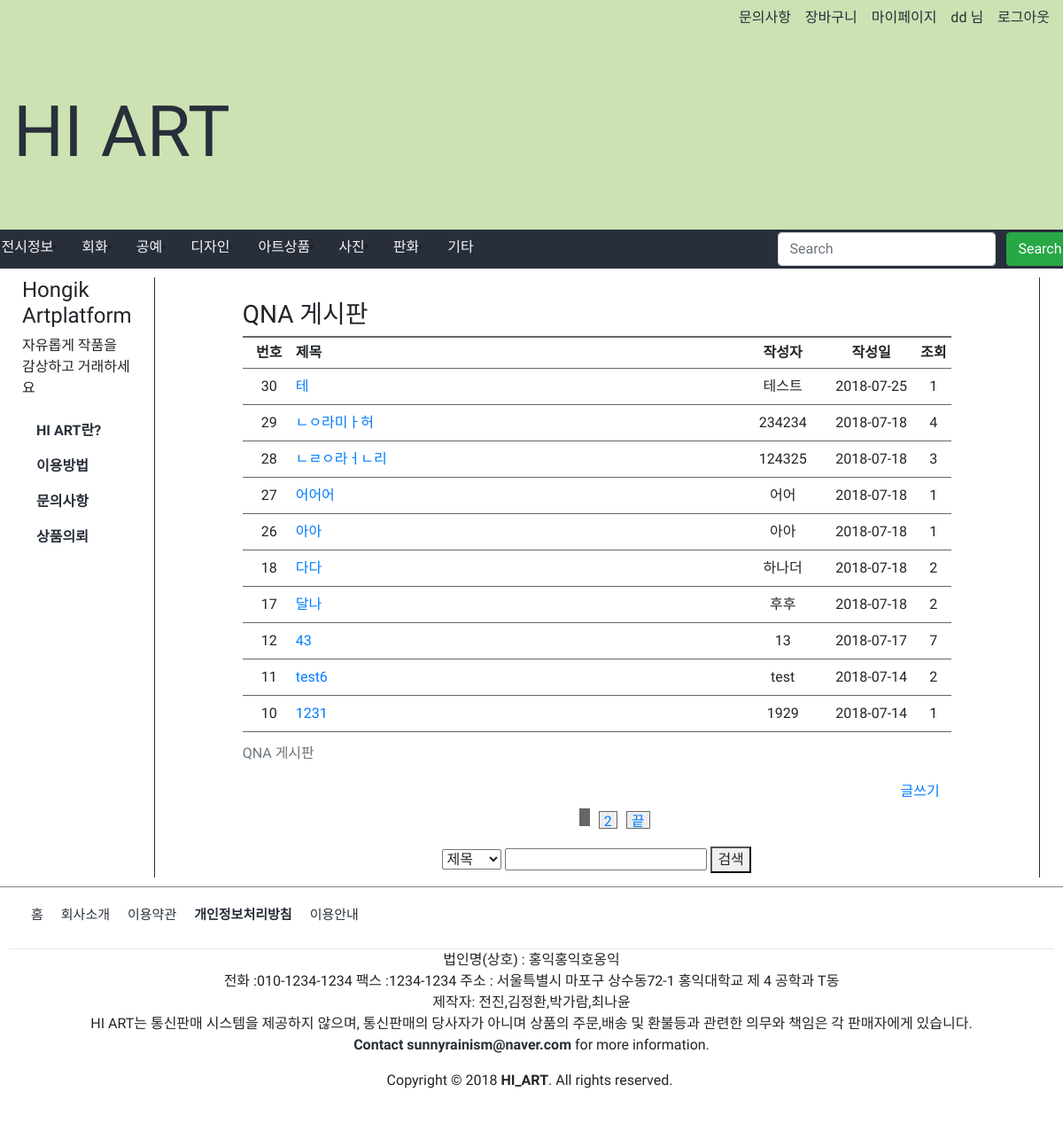
The app's page /view/manage/qna/index.php (signed in) with its own data.
### tables this page shows
CREATE TABLE `qna` (
  `id` int(11) NOT NULL,
  `title` varchar(100) NOT NULL,
  `description` text NOT NULL,
  `author` varchar(30) NOT NULL,
  `created` datetime NOT NULL,
  `hit` int(11) DEFAULT '0',
  `password` varchar(100) NOT NULL DEFAULT '0'
);

### view/manage/qna/index.php (the view, shortened to what this page needs)
<?php
	require_once("./qnadb.php");
 $subString = '';
 $searchColumn = '';
if(isset($_GET['page'])) {
  $page = $_GET['page'];
} else {
  $page = 1;
}
	if(isset($searchColumn) && isset($searchText)) {
		$searchSql = ' where ' . $searchColumn . ' like "%' . $searchText . '%"';
	} else {
		$searchSql = '';
	}
$sql = 'select count(*) as cnt from qna' . $searchSql;
$result = $db->query($sql);
$row = $result->fetch_assoc();
$allPost = $row['cnt'];
if(empty($allPost)) {
		$emptyData = '<tr><td class="textCenter" colspan="5">글이 존재하지 않습니다.</td></tr>';
	} else {
$onePage = 10;
$allPage = ceil($allPost / $onePage);
?>
<?php
$oneSection = 10;
$currentSection = ceil($page / $oneSection);
$allSection = ceil($allPage / $oneSection);
$firstPage = ($currentSection * $oneSection) - ($oneSection - 1);
if($currentSection == $allSection) {
  $lastPage = $allPage;
} else {
  $lastPage = $currentSection * $oneSection;
}
$paging = '<ul>';
for($i = $firstPage; $i <= $lastPage; $i++) {
  if($i == $page) {
    $paging .= '<li class="page current"></li>';
  } else {
$paging .= '<li class="page"><a href="./qna.php?page=' . $i . $subString . '">' . $i . '</a></li>';
  }
}
if($page != $allPage) {
	$paging .= '<li class="page page_end"><a href="./qna.php?page=' . $allPage . $subString . '">끝</a></li>';
}
$paging .= '</ul>';
$currentLimit = ($onePage * $page) - $onePage;
$sqlLimit = ' limit ' . $currentLimit . ', ' . $onePage;
$sql = 'select * from qna ' . $searchSql . ' order by id desc ' . $sqlLimit;
$result = $db->query($sql);
}
?>
<!DOCTYPE html>
<html>
<head>
    <?php
    require('../../../include/head.php');
   ?>
   </head>
<body style="height:1500px">
  <?php
    require('../../../include/header.php');
  ?>
  <navbar >
    <?php
      require('../../../include/navbar.php');
    ?>
  </navbar>
  <div class="container">
    <section class="content" >
      <div  id="banner-left">
      <?php require('../../../include/main_banner_left.php'); ?>
      </div>
       <main>
				 <centerbox>
         	<link rel="stylesheet" href="./normalize.css" />
         	<link rel="stylesheet" href="./board.css" />
         <body>
         	<article class="boardArticle">
         		<h3>QNA 게시판</h3>
         		<table>
         			<caption class="readHide">QNA 게시판</caption>
         			<thead>
         				<tr>
         					<th scope="col" class="no">번호</th>
         					<th scope="col" class="title">제목</th>
         					<th scope="col" class="author">작성자</th>
         					<th scope="col" class="date">작성일</th>
         				  <th scope="col" class="hit">조회</th>
         				</tr>
         			</thead>
         			<tbody>
                 <?php
                 if(isset($emptyData)) {
                 							echo $emptyData;
                 						} else {
                 							while($row = $result->fetch_assoc())
                 							{
                 								$datetime = explode(' ', $row['created']);
                 								$date = $datetime[0];
                 								$time = $datetime[1];
                 								if($date == Date('Y-m-d'))
                 									$row['created'] = $time;
                 								else
                 									$row['created'] = $date;
                 						?>
         				<tr>
         					<td class="no"><?php echo $row['id']?></td>
         					<td class="title"><a href="./qnaview.php?bno=<?php echo $row['id']?>"><?php echo $row['title']?></a></td>
         					<td class="author"><?php echo $row['author']?></td>
         					<td class="date"><?php echo $row['created']?></td>
         					<td class="hit"><?php echo $row['hit']?>
         				</tr>
         					<?php
         						}
                   }
         					?>
         			</tbody>
         		</table>
             <div class="btnSet">
             				<a href="./qnawrite.php" class="btnWrite btn">글쓰기</a>
             			</div>
             			<div class="paging">
             				<?php echo $paging ?>
             			</div>
                   <div class="searchBox">
           				<form action="./index.php" method="get">
                     <?php $searchColumn = ''; ?>
           					<select name="searchColumn">
           						<option <?php echo $searchColumn=='b_title'?'selected="selected"':null?> value="b_title">제목</option>
           					</select>
           					<input type="text" name="searchText" value="<?php echo isset($searchText)?$searchText:null?>">
           					<button type="submit">검색</button>
           				</form>
           			</div>
         	</article>
         </body>
			 </centerbox>
       </main>
    </section>
  </div>
  <div >
      <?php require('../../../include/bottom.php'); ?>
  </div>
</body>
</html>

### include/head.php (shortened to what this page needs)
<link rel="stylesheet" href="https://maxcdn.bootstrapcdn.com/bootstrap/4.1.0/css/bootstrap.min.css">
<link rel="stylesheet" href="/HI_ART/css/style.css">

### include/header.php
<div class="top">
    <div class="container">
      <div class="container-row">
        <?php if(!isset($_SESSION['member_username']) || !isset($_SESSION['member_name'])) { ?>
          <div ><a class="nav-link" href="/HI_ART/view/manage/qna/index.php"style="color:#282f3a;padding-right:0px; ">문의사항</a></div>
          <div ><a class="nav-link" href="/HI_ART/view/manage/denial_access.php"style="color:#282f3a;   padding-right:0px;">장바구니</a></div>
          <div ><a class="nav-link" href="/HI_ART/view/manage/denial_access.php"style="color:#282f3a;padding-right:0px; ">마이페이지</a></div>
          <div ><a class="nav-link" href="/HI_ART/view/account/register.php"style="color:#282f3a;  padding-right:0px;">회원가입</a></div>
          <div ><a class="nav-link" href="/HI_ART/view/account/login.php"style="color:#282f3a;padding-right:0px; ">로그인</a></div>
        <?php } else {
          $user_name = $_SESSION['member_name'];
        ?>
          <div ><a class="nav-link" href="/HI_ART/view/manage/qna/index.php"style="color:#282f3a;padding-right:0px; ">문의사항</a></div>
          <div ><a class="nav-link" href="/HI_ART/view/mypage/cart.php"style="color:#282f3a;   padding-right:0px;">장바구니</a></div>
          <div ><a class="nav-link" href="/HI_ART/view/mypage/mypage.php"style="color:#282f3a;padding-right:0px; ">마이페이지</a></div>
          <div ><a class="nav-link" href="/HI_ART/view/mypage/mypage.php"style="color:#282f3a;padding-right:0px; "><?php echo "$user_name 님"; ?></a></div>
          <div ><a class="nav-link" href="/HI_ART/view/account/logout.php"style="color:#282f3a;padding-right:0px; ">로그아웃</a></div>
        <?php } ?>
      </div>
    </div>
    <header>
      <div class="container">
        <h1><a href="/HI_ART/index.php" style="color:#282f3a; font-family: 'Annie Use Your Telescope', cursive;font-size:80px; ">HI ART</a></h1>
      </div>
    </header>
  </div>

### include/navbar.php
<div class="nav2" style="background:#282f3a; ">
      <div class="container2">
        <ul style="display:flex; flex-direction: row; margin-bottom:2px; padding:0px;">
          <li class="nav-item" style="flex-shrink:0" >
            <a class="nav-link" href="/HI_ART/view/navbar/ex_info.php"style="color:#f4f5f7; font-family: 'Jua', sans-serif; ">전시정보</a>
          </li>
          <?php if(!isset($_SESSION['member_username']) || !isset($_SESSION['member_name'])) { ?>
            <li class="nav-item"style="flex-shrink:0">
              <a class="nav-link" href="/HI_ART/view/manage/denial_access.php" style="color:#f4f5f7; font-family: 'Jua', sans-serif;  ">회화</a>
            </li>
            <li class="nav-item"style="flex-shrink:0">
              <a class="nav-link" href="/HI_ART/view/manage/denial_access.php" style="color:#f4f5f7; font-family: 'Jua', sans-serif; ">공예</a>
            </li>
            <li class="nav-item"style="flex-shrink:0">
              <a class="nav-link" href="/HI_ART/view/manage/denial_access.php" style="color:#f4f5f7; font-family: 'Jua', sans-serif; ">디자인</a>
            </li>
            <li class="nav-item"style="flex-shrink:0">
              <a class="nav-link" href="/HI_ART/view/manage/denial_access.php" style="color:#f4f5f7; font-family: 'Jua', sans-serif; ">아트상품</a>
            </li>
            <li class="nav-item"style="flex-shrink:0">
              <a class="nav-link" href="/HI_ART/view/manage/denial_access.php" style="color:#f4f5f7; font-family: 'Jua', sans-serif; ">사진</a>
            </li>
            <li class="nav-item"style="flex-shrink:0">
              <a class="nav-link" href="/HI_ART/view/manage/denial_access.php" style="color:#f4f5f7; font-family: 'Jua', sans-serif; ">판화</a>
            </li>
            <li class="nav-item"style="flex-shrink:0">
              <a class="nav-link" href="/HI_ART/view/manage/denial_access.php" style="color:#f4f5f7; font-family: 'Jua', sans-serif; ">기타</a>
            </li>
          <?php } else { ?>
            <li class="nav-item"style="flex-shrink:0">
              <a class="nav-link" href="/HI_ART/view/navbar/painting.php" style="color:#f4f5f7; font-family: 'Jua', sans-serif;  ">회화</a>
            </li>
            <li class="nav-item"style="flex-shrink:0">
              <a class="nav-link" href="/HI_ART/view/navbar/craft.php" style="color:#f4f5f7; font-family: 'Jua', sans-serif; ">공예</a>
            </li>
            <li class="nav-item"style="flex-shrink:0">
              <a class="nav-link" href="/HI_ART/view/navbar/design.php" style="color:#f4f5f7; font-family: 'Jua', sans-serif; ">디자인</a>
            </li>
            <li class="nav-item"style="flex-shrink:0">
              <a class="nav-link" href="/HI_ART/view/navbar/art_piece.php" style="color:#f4f5f7; font-family: 'Jua', sans-serif; ">아트상품</a>
            </li>
            <li class="nav-item"style="flex-shrink:0">
              <a class="nav-link" href="/HI_ART/view/navbar/picture.php" style="color:#f4f5f7; font-family: 'Jua', sans-serif; ">사진</a>
            </li>
            <li class="nav-item"style="flex-shrink:0">
              <a class="nav-link" href="/HI_ART/view/navbar/engraving.php" style="color:#f4f5f7; font-family: 'Jua', sans-serif; ">판화</a>
            </li>
            <li class="nav-item"style="flex-shrink:0">
              <a class="nav-link" href="/HI_ART/view/navbar/etc.php" style="color:#f4f5f7; font-family: 'Jua', sans-serif; ">기타</a>
            </li>
          <?php } ?>
        </ul>
        <div id="box" >
          <div class="search-container" style="padding:3px; height:44px">
            <form class="form-inline" action="/action_page.php"style="margin-left:100px;display:block;">
              <input class="form-control mr-sm-2" type="text" placeholder="Search">
              <button class="btn btn-success" type="submit">Search</button>
            </form>
          </div>
        </div>
      </div>
    </div>

### include/main_banner_left.php (shortened to what this page needs)
<h4>Hongik Artplatform</h4>
      <p>자유롭게 작품을 감상하고 거래하세요</p>
      <ul class="nav nav-pills flex-column" style="font-weight:bolder;">
        <li class="nav-item">
          <a class="nav-link " href="/HI_ART/view/manage/info.php"style="color:#282f3a;">HI ART란?</a>
        </li>
        <li class="nav-item">
          <a class="nav-link" href="/HI_ART/view/manage/howto.php"style="color:#282f3a;">이용방법</a>
        </li>
        <li class="nav-item">
          <a class="nav-link" href="/HI_ART/view/manage/qna/index.php"style="color:#282f3a;">문의사항</a>
        </li>
        <?php if(!isset($_SESSION['member_username']) || !isset($_SESSION['member_name'])) { ?>
         <li class="nav-item">
            <a class="nav-link" href="/HI_ART/view/manage/denial_access.php"style="color:#282f3a;">상품의뢰</a>
         </li>
       <?php } else { ?>
          <li class="nav-item">
            <a class="nav-link" href="/HI_ART/view/manage/request/index.php"style="color:#282f3a;">상품의뢰</a>
          </li>
       <?php } ?>
      </ul>

### include/bottom.php (shortened to what this page needs)
<footer>
         <div>
         <div class="utilMenu">
           <div class="container">
             <div>
             <p class="home"><a href="/HI_ART/index.php">홈</a></p>
             <p><a href="/HI_ART/view/manage/info.php">회사소개</p>
             <p><a href="/member/agreement.html">이용약관</a></p>
             <p><a href="/member/privacy.html"><strong>개인정보처리방침</strong></a></p>
             <p><a href="/HI_ART/view/manage/howto.php">이용안내</a></p><br />
           </div>
           </div>
         </div>
         <div >
             <p >법인명(상호) : 홍익홍익호옹익 <br/>
             <span>전화 :010-1234-1234 </span> <span>팩스 :1234-1234 </span> <span>주소 : 서울특별시 마포구 상수동72-1 홍익대학교 제 4 공학과 T동 </span><br />
             <span>제작자: 전진,김정환,박가람,최나윤 </span><br />
             <span>HI ART는 통신판매 시스템을 제공하지 않으며, 통신판매의 당사자가 아니며 상품의 주문,배송 및 환불등과 관련한 의무와 책임은 각 판매자에게 있습니다.</br>
               <strong><a href="mailto:{$email}">Contact sunnyrainism@naver.com</a></strong> for more information.</span>
             </p>
         </div>
         <p class="copyright">Copyright &copy; 2018 <strong>HI_ART</strong>. All rights reserved.</p>
     </div>
       </footer>

### css/style.css (style rules this page uses)
body { display:flex; flex-direction:column; min-width: 1200px; }
.container { display: flex; flex-direction: column; flex-wrap:nowrap; min-width: 1200px; flex-shrink:0; font-family: 'Jua', sans-serif; justify-content: center; align-content: center; }
.container2 { display: flex; min-width: 1200px; flex-wrap:nowrap; flex-shrink:0; font-family: 'Jua', sans-serif; }
.container-row { display:flex; flex-direction: row; flex-wrap: nowrap; flex-shrink:0; align-content: center; justify-content:flex-end; }
header { padding-left:0px; padding-top:40px; padding-bottom: 40px; display:flex; flex-direction:column; }
footer { border-top:1px solid gray; padding:10px; text-align: center; font-family: 'Jua', sans-serif; min-width: 1200px; flex-shrink: 0; }
footer a { color:#282f3a; }
.content { display:flex; margin: 10px; }
navbar { min-width: 1200px; flex-shrink: 0; }
centerbox { display: flex; justify-content: center; align-items: center; margin-top:20px; }
main { min-width: 1000px; padding:5px 10px; margin-left:25px; padding-right::10px; margin-right: 15px; border-left: 1px solid #282f3a; border-right:1px solid #282f3a; display: flex; justify-content: center; flex-direction: column; }
#banner-left { width:180px; }
.product h6,p { display:inline-block; }
.utilMenu { font-size:15px; border-bottom:1px solid #e8e8e8; line-height:43px; *zoom:1; }
.utilMenu p { float:left; padding:0 10px 0 10px; background:url("//img.echosting.cafe24.com/skin/base/common/ico_bar2.gif") no-repeat 0 15px; }
.nav2 { display:flex; flex-wrap: nowrap; justify-content: center; }
.container2 ul { min-width: 620px; }
#box { display: block; display:flex; align-self: flex-end; justify-content:flex-end; flex-wrap:nowrap; flex-shrink: 0; margin-left:170px; }
.top { min-width: 1200px; flex-shrink: 0; background-color: #cde2b3; }

### view/manage/qna/board.css (style rules this page uses)
.boardArticle { width: 800px; }
.boardArticle table { width: 800px; }
.boardArticle th { padding: 5px 0; border-top: 2px solid #666; border-bottom: 1px solid #666; }
.boardArticle td { padding: 8px 0; border-bottom: 1px solid #666; }
.boardArticle .no { width: 60px; text-align: center; }
.boardArticle .author { width: 100px; text-align: center; }
.boardArticle .date { width: 100px; text-align: center; }
.boardArticle .hit { width: 40px; text-align: center; }
.boardArticle .btnSet { text-align: right; }
.boardArticle .paging { text-align: center; }
.boardArticle .paging li { display: inline-block; height: 20px; margin: 0 5px; padding: 0 5px; border: 1px solid #666; background: #eee; line-height: 21px; }
.boardArticle .paging li.current, .boardArticle .paging li:hover { background: #666; }
.boardArticle .paging li.current, .boardArticle .paging li:hover a { color: #ddd; }
.boardArticle .searchBox { text-align: center; }

### records on screen
qna: id "30", title "테", author "테스트", created "2018-07-25", hit "1"
qna: id "29", title "ㄴㅇ라미ㅏ허", author "234234", created "2018-07-18", hit "4"
qna: id "28", title "ㄴㄹㅇ라ㅓㄴ리", author "124325", created "2018-07-18", hit "3"
qna: id "27", title "어어어", author "어어", created "2018-07-18", hit "1"
qna: id "26", title "아아", author "아아", created "2018-07-18", hit "1"
qna: id "18", title "다다", author "하나더", created "2018-07-18", hit "2"
qna: id "17", title "달나", author "후후", created "2018-07-18", hit "2"
qna: id "12", title "43", author "13", created "2018-07-17", hit "7"
qna: id "11", title "test6", author "test", created "2018-07-14", hit "2"
qna: id "10", title "1231", author "1929", created "2018-07-14", hit "1"

### other values on screen
$user_name "dd"
